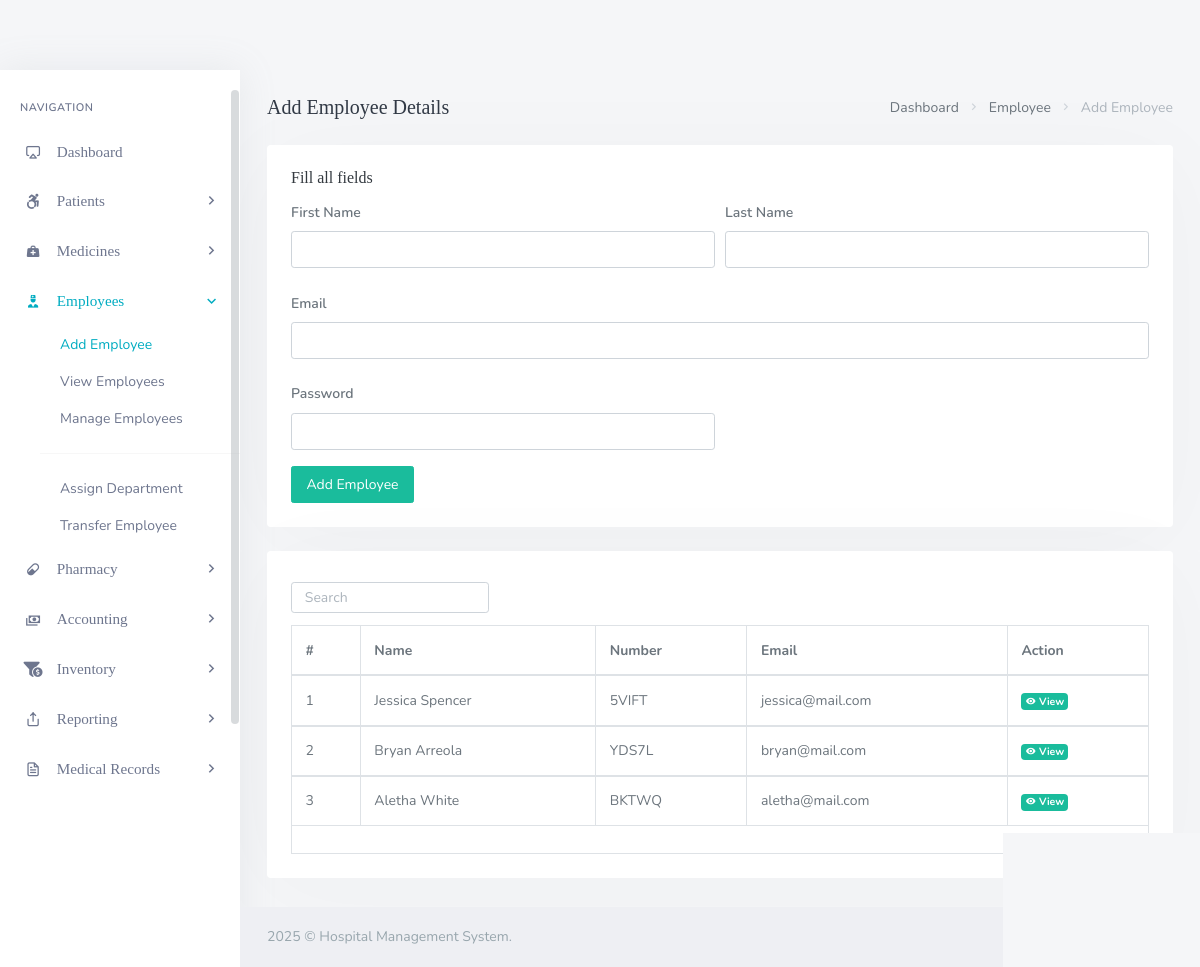
The page /backend/admin/his_admin_add_employee.php on the database its author committed.
### tables this page shows
CREATE TABLE `his_docs` (
  `doc_id` int(20) NOT NULL,
  `doc_fname` varchar(200) DEFAULT NULL,
  `doc_lname` varchar(200) DEFAULT NULL,
  `doc_email` varchar(200) DEFAULT NULL,
  `doc_pwd` varchar(200) DEFAULT NULL,
  `doc_dept` varchar(200) DEFAULT NULL,
  `doc_number` varchar(200) DEFAULT NULL,
  `doc_dpic` varchar(200) DEFAULT NULL
);

### backend/admin/his_admin_add_employee.php (the view, shortened to what this page needs)
<?php
	include('assets/inc/config.php');
?>
<!DOCTYPE html>
<html lang="en">
    <?php include('assets/inc/head.php');?>
    <body>
        <div id="wrapper">
            <?php include("assets/inc/sidebar.php");?>
            <div class="content-page">
                <div class="content">
                    <div class="container-fluid">
                        <div class="row">
                            <div class="col-12">
                                <div class="page-title-box">
                                    <div class="page-title-right">
                                        <ol class="breadcrumb m-0">
                                            <li class="breadcrumb-item"><a href="his_admin_dashboard.php">Dashboard</a></li>
                                            <li class="breadcrumb-item"><a href="javascript: void(0);">Employee</a></li>
                                            <li class="breadcrumb-item active">Add Employee</li>
                                        </ol>
                                    </div>
                                    <h4 class="page-title">Add Employee Details</h4>
                                </div>
                            </div>
                        </div>
                        <div class="row">
                            <div class="col-12">
                                <div class="card">
                                    <div class="card-body">
                                        <h4 class="header-title">Fill all fields</h4>
                                        <form method="post">
                                            <div class="form-row">
                                                <div class="form-group col-md-6">
                                                    <label for="inputEmail4" class="col-form-label">First Name</label>
                                                    <input type="text" required="required" name="doc_fname" class="form-control" id="inputEmail4" >
                                                </div>
                                                <div class="form-group col-md-6">
                                                    <label for="inputPassword4" class="col-form-label">Last Name</label>
                                                    <input required="required" type="text" name="doc_lname" class="form-control"  id="inputPassword4">
                                                </div>
                                            </div>
                                            <div class="form-group">
                                                <label for="inputAddress" class="col-form-label">Email</label>
                                                <input required="required" type="email" class="form-control" name="doc_email" id="inputAddress">
                                            </div>
                                            <div class="form-row">
                                                <div class="form-group col-md-6">
                                                    <label for="inputCity" class="col-form-label">Password</label>
                                                    <input required="required" type="password" name="doc_pwd" class="form-control" id="inputCity">
                                                </div>
                                            </div>
                                            <button type="submit" name="add_doc" class="ladda-button btn btn-success" data-style="expand-right">Add Employee</button>
                                        </form>
                                    </div>
                                </div>
                            </div>
                            <div class="col-12">
                                <div class="card-box">
                                    <div class="mb-2">
                                        <div class="row">
                                            <div class="col-12 text-sm-center form-inline" >
                                                <div class="form-group">
                                                    <input id="demo-foo-search" type="text" placeholder="Search" class="form-control form-control-sm" autocomplete="on">
                                                </div>
                                            </div>
                                        </div>
                                    </div>
                                    <div class="table-responsive">
                                        <table id="demo-foo-filtering" class="table table-bordered toggle-circle mb-0" data-page-size="7">
                                            <thead>
                                            <tr>
                                                <th>#</th>
                                                <th data-toggle="true">Name</th>
                                                <th data-hide="phone">Number</th>
                                                <th data-hide="phone">Email</th>
                                                <th data-hide="phone">Action</th>
                                            </tr>
                                            </thead>
                                            <?php
                                                $ret="SELECT * FROM  his_docs ORDER BY RAND() ";
                                                $stmt= $mysqli->prepare($ret) ;
                                                $stmt->execute() ;
                                                $res=$stmt->get_result();
                                                $cnt=1;
                                                while($row=$res->fetch_object())
                                                {
                                            ?>
                                                <tbody>
                                                <tr>
                                                    <td><?php echo $cnt;?></td>
                                                    <td><?php echo $row->doc_fname;?> <?php echo $row->doc_lname;?></td>
                                                    <td><?php echo $row->doc_number;?></td>
                                                    <td><?php echo $row->doc_email;?></td>
                                                    <td><a href="his_admin_view_single_employee.php?doc_id=<?php echo $row->doc_id;?>&&doc_number=<?php echo $row->doc_number;?>" class="badge badge-success"><i class="mdi mdi-eye"></i> View</a></td>
                                                </tr>
                                                </tbody>
                                            <?php  $cnt = $cnt +1 ; }?>
                                            <tfoot>
                                            <tr class="active">
                                                <td colspan="8">
                                                </td>
                                            </tr>
                                            </tfoot>
                                        </table>
                                    </div>
                                </div>
                            </div>
                        </div>
                    </div>
                </div>
                <?php include('assets/inc/footer.php');?>
            </div>
        </div>
    </body>
</html>

### rows shown on the page
his_docs: doc_fname "Jessica", doc_lname "Spencer", doc_number "5VIFT", doc_email "jessica@mail.com"
his_docs: doc_fname "Bryan", doc_lname "Arreola", doc_number "YDS7L", doc_email "bryan@mail.com"
his_docs: doc_fname "Aletha", doc_lname "White", doc_number "BKTWQ", doc_email "aletha@mail.com"
